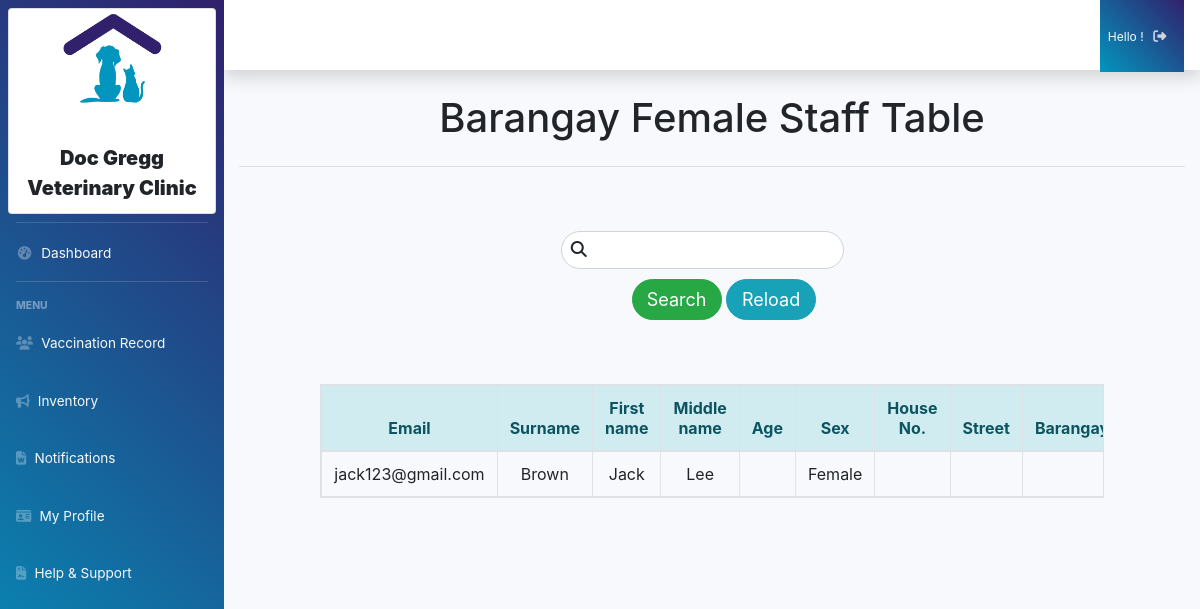
/admn_table_femalestaff.php, run on the app's committed database.
### tables this page shows
CREATE TABLE `tbl_user` (
  `id_user` int NOT NULL,
  `picture` mediumblob,
  `email` varchar(255) NOT NULL,
  `password` varchar(255) NOT NULL,
  `lname` varchar(255) NOT NULL,
  `fname` varchar(255) NOT NULL,
  `mi` varchar(255) NOT NULL,
  `sex` varchar(255) NOT NULL,
  `address` varchar(255) DEFAULT NULL,
  `contact` varchar(255) NOT NULL,
  `birthdate` date NOT NULL,
  `nationality` varchar(255) NOT NULL,
  `created_at` timestamp NOT NULL DEFAULT CURRENT_TIMESTAMP,
  `deleted_at` timestamp NULL DEFAULT NULL
);

### admn_table_femalestaff_search.php (the view, shortened to what this page needs)
<?php
	require 'classes/conn.php';
	if(isset($_POST['search_totalstaff'])){
		$keyword = $_POST['keyword'];
?>
<table class="table table-hover table-bordered text-center table-responsive" >
	<thead class="alert-info">
		<tr>
			<th> Email </th>
			<th> Surname </th>
			<th> First name </th>
			<th> Middle name </th>
			<th> Age </th>
			<th> Sex </th>
			<th> House No. </th>
			<th> Street </th>
			<th> Barangay </th>
			<th> Municipality </th>
			<th> Contact # </th>
			<th> Position </th>
		</tr>
	</thead>
	<tbody>
		<?php
			$stmnt = $conn->prepare("SELECT * FROM `tbl_user` WHERE `lname` LIKE '%$keyword%' or  `mi` LIKE '%$keyword%' or  `fname` LIKE '%$keyword%'
			or `age` LIKE '%$keyword%' or  `sex` LIKE '%$keyword%' or  `address` LIKE '%$keyword%' or  `contact` LIKE '%$keyword%'
			or `email` LIKE '%$keyword%'");
			$stmnt->execute();
			while($view = $stmnt->fetch()){
		?>
			<tr>
				<td> <?= $view['email'];?> </td>
				<td> <?= $view['lname'];?> </td>
				<td> <?= $view['fname'];?> </td>
				<td> <?= $view['mi'];?> </td>
				<td> <?= $view['age'];?> </td>
				<td> <?= $view['sex'];?> </td>
                <td> <?= $view['houseno'];?> </td>
                <td> <?= $view['street'];?> </td>
                <td> <?= $view['brgy'];?> </td>
                <td> <?= $view['municipal'];?> </td>
				<td> <?= $view['contact'];?> </td>
				<td> <?= $view['position'];?> </td>
			</tr>
		<?php
		}
		?>
	</tbody>
</table>
<?php
	}else{
?>
<table class="table table-hover table-bordered text-center table-responsive">
	<thead class="alert-info">
		<tr>
			<th> Email </th>
			<th> Surname </th>
			<th> First name </th>
			<th> Middle name </th>
			<th> Age </th>
			<th> Sex </th>
			<th> House No. </th>
			<th> Street </th>
			<th> Barangay </th>
		</tr>
	</thead>
	<tbody>
		<?php if(is_array($view)) {?>
			<?php foreach($view as $view) {?>
				<tr>
					<td> <?= $view['email'];?> </td>
					<td> <?= $view['lname'];?> </td>
					<td> <?= $view['fname'];?> </td>
					<td> <?= $view['mi'];?> </td>
					<td> <?= $view['age'];?> </td>
					<td> <?= $view['sex'];?> </td>
					<td> <?= $view['houseno'];?> </td>
					<td> <?= $view['street'];?> </td>
					<td> <?= $view['brgy'];?> </td>
				</tr>
			<?php
				}
			?>
		<?php
			}
		?>
	</tbody>
</table>
<?php
	}
?>

### css/regiformstyle.css (style rules this page uses)
body { background-color:#fff !important; }

### data on the page
tbl_user: email "jack123@gmail.com", lname "Brown", fname "Jack", mi "Lee", sex "Female"
